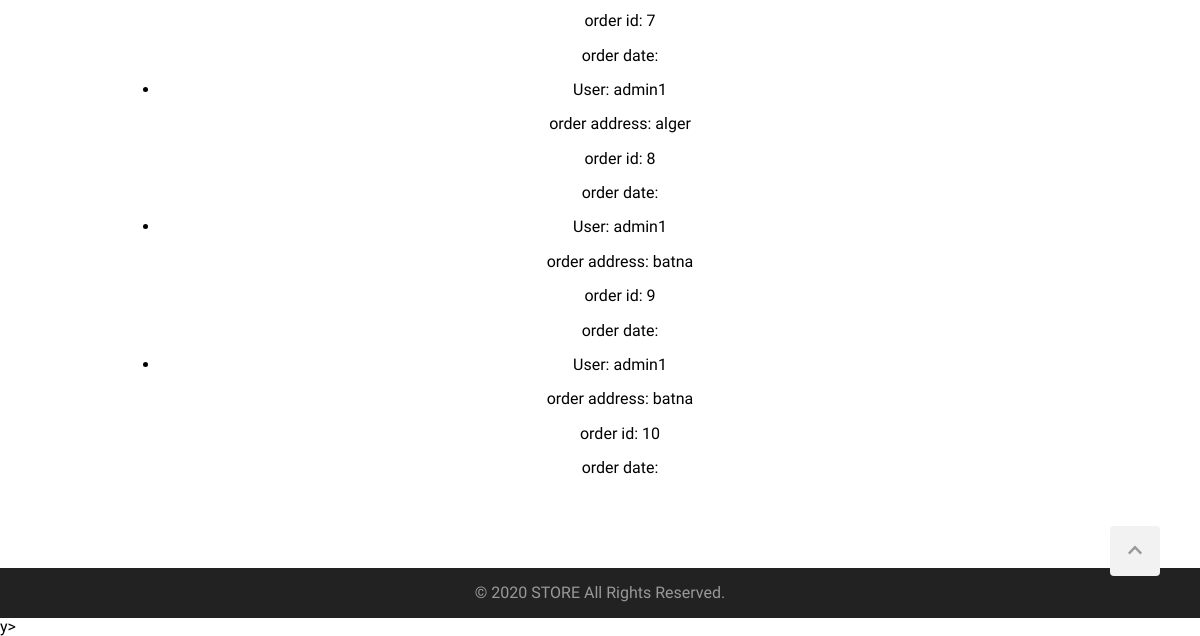
The page /orders/ (signed in, lower part) on the database as committed earlier.
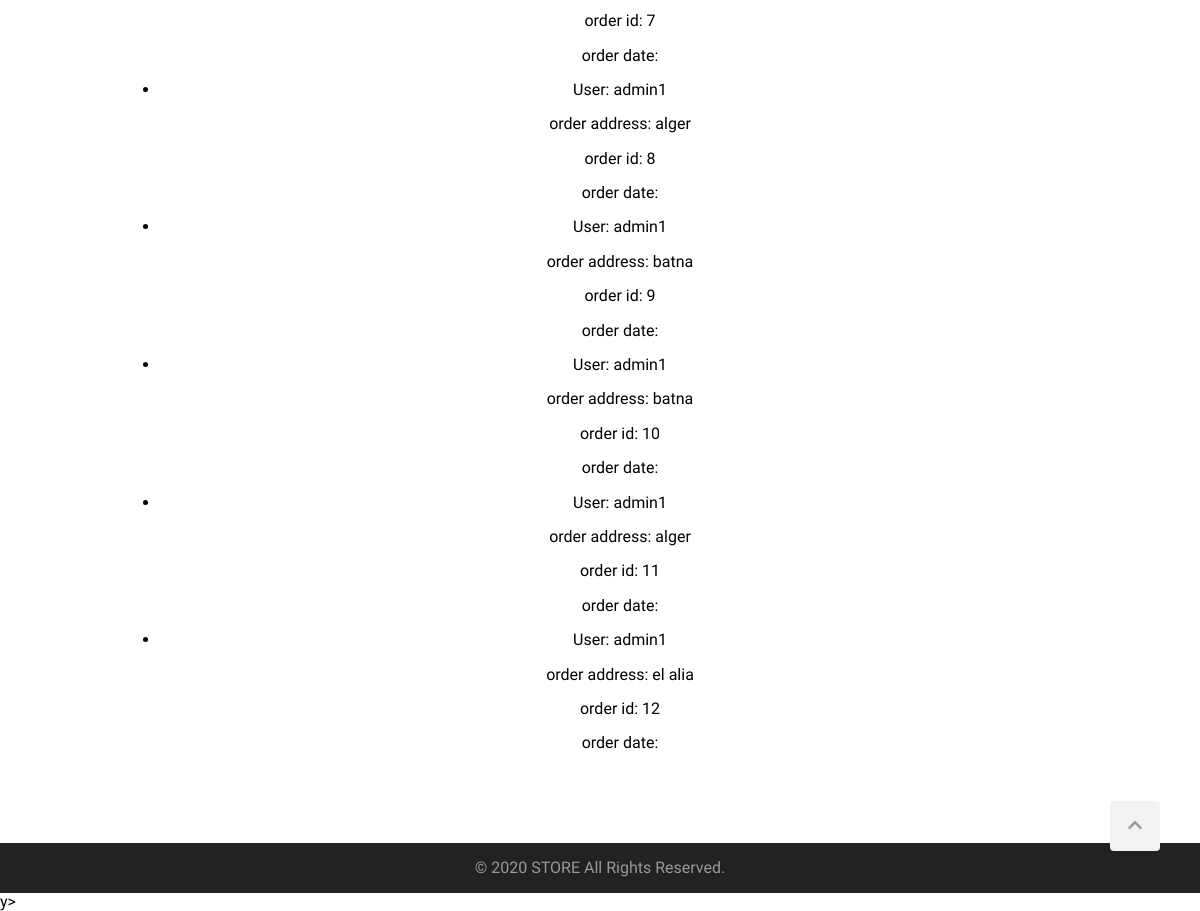
The same page on the database as committed later.
### orders/models.py (models this page shows, shortened)
class Order(models.Model):
    user = models.ForeignKey(
        User, related_name='orders', on_delete=models.CASCADE)
    items = models.ManyToManyField(Product)
    address = models.CharField(max_length=256)
    created_at = models.DateTimeField(auto_now=True)

### orders/views.py (the view)
# urls.py: path('', order_list, name='order_list'),
def order_list(request):
    if request.user.is_authenticated and request.user.is_superuser:
        orders = Order.objects.all()
        return render(request, 'orders/order_list.html', {'orders': orders})
    else:
        return redirect('products_list')

### templates/orders/order_list.html (shortened to what this page needs)
{% extends "base.html" %}
{% block content %}
<section class="clearfix">
    <div class="orders">
        <ul>
            {% for order in orders %}
            <li class="order-details">
                <p>User: <span>{{ order.user }}</span></p>
                <p>order address: <span>{{ order.address }}</span></p>
                <p>order id: <span>{{ order.id }}</span></p>
                <p>order date: </p>
            </li>
            {% empty %}
            <li>No orders yet.</li>
            {% endfor %}
        </ul>
    </div>
</section>
{% endblock %}

Rows that differ between the two databases and show on the page:
added Order: user "admin1", address "alger", id "11"
added Order: user "admin1", address "el alia", id "12"
